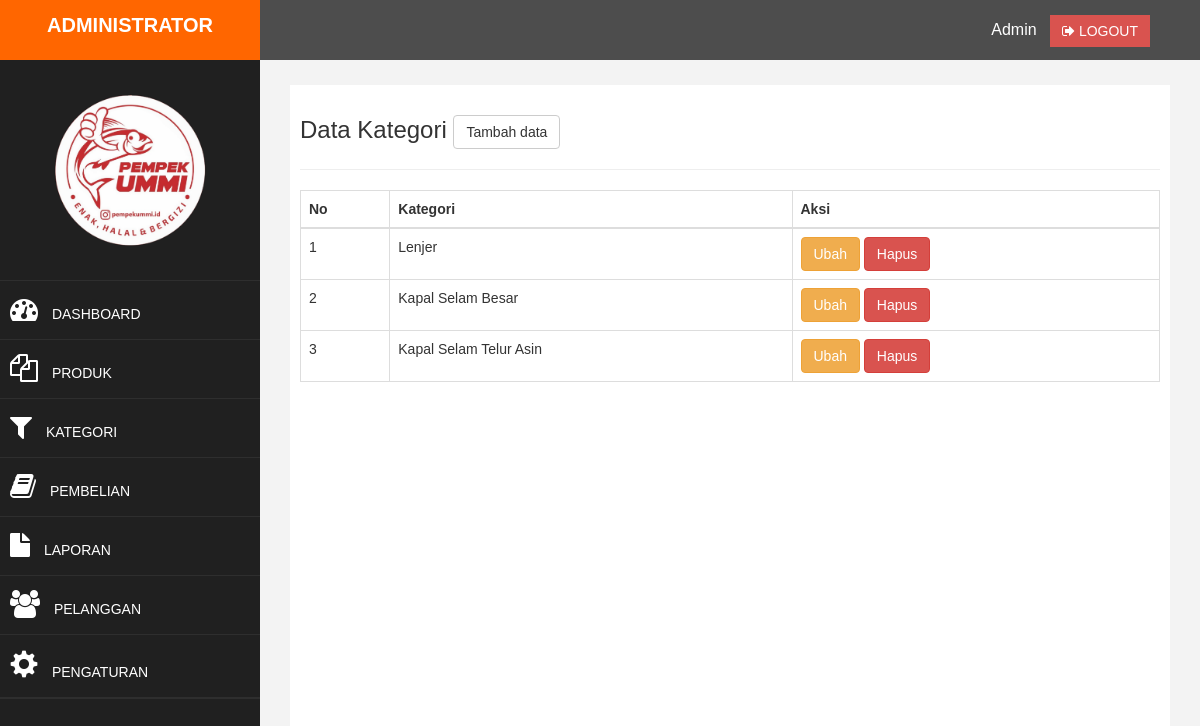
Screenshot of /admin/index.php?halaman=kategori (signed in) with the database file from the repository.
### tables this page shows
CREATE TABLE `kategori` (
  `id_kategori` int(11) NOT NULL,
  `nama_kategori` varchar(100) NOT NULL
);

### admin/kategori.php (the view)
<h3>
	Data Kategori
	<a href="index.php?halaman=tambahkategori" class="btn btn-default">Tambah data</a>
</h3>
<hr>
<?php
$semuadata=array();
$ambil=$koneksi->query("SELECT * FROM kategori");
while ($tiap=$ambil->fetch_assoc())
{
	$semuadata[]=$tiap;
}
?>
<table class="table table-bordered">
	<thead>
		<tr>
			<th>No</th>
			<th>Kategori</th>
			<th>Aksi</th>
		</tr>
	</thead>
	<tbody>
		<?php foreach ($semuadata as $key => $value): ?>
		<tr>
			<td><?php echo $key+1 ?></td>
			<td><?php echo $value["nama_kategori"]; ?></td>
			<td>
				<a href="index.php?halaman=ubahkategori&id=<?php echo $pecah['id_kategori'];?>" class="btn btn-warning">Ubah</a>
				<a href="index.php?halaman=hapuskategori&id=<?php echo $tiap['id_kategori'];?>" class="btn btn-danger">Hapus</a>
			</td>
		</tr>
		<?php endforeach ?>
	</tbody>
</table>

### admin/assets/css/custom.css (style rules this page uses)
body { font-family: 'Josefin Sans', sans-serif; }

### rows the page displays
kategori: nama_kategori "Lenjer"
kategori: nama_kategori "Kapal Selam Besar"
kategori: nama_kategori "Kapal Selam Telur Asin"

### other values shown
$_SESSION["admin"]["nama_lengkap"] "Admin"
